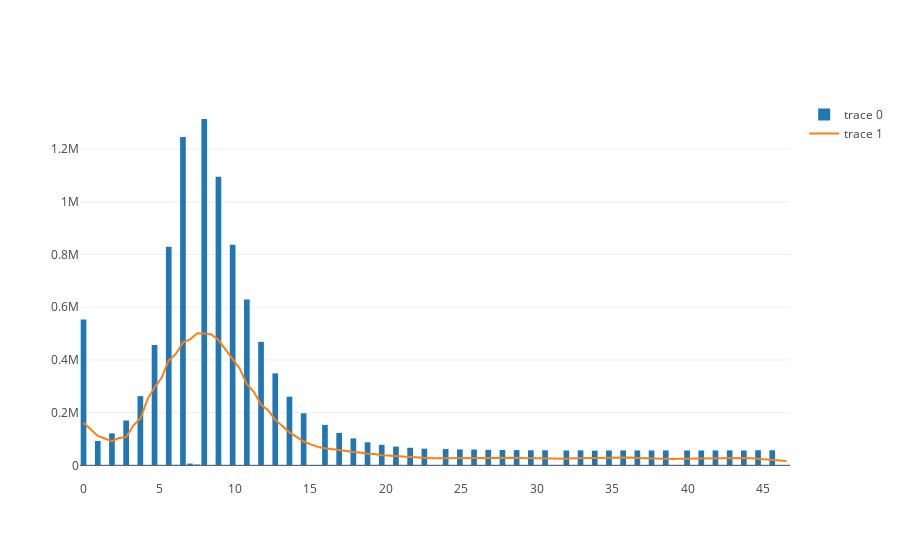
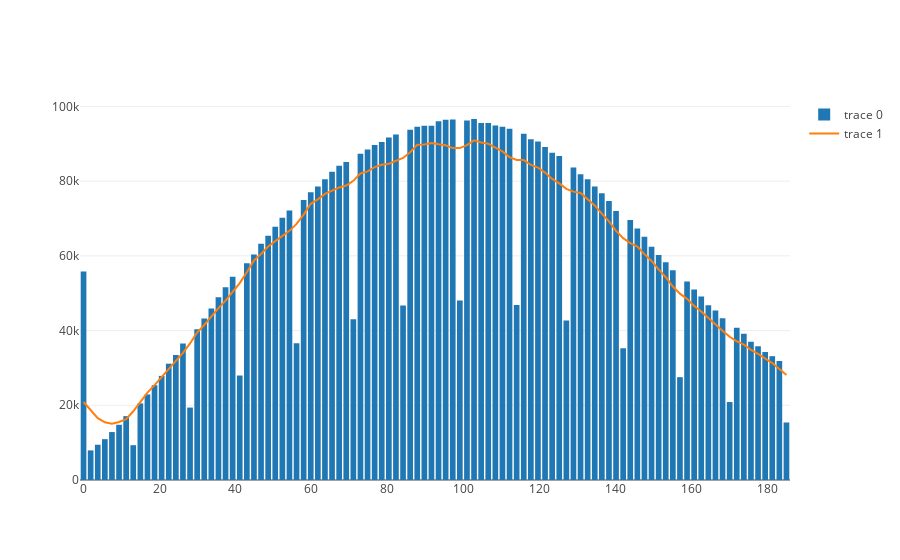
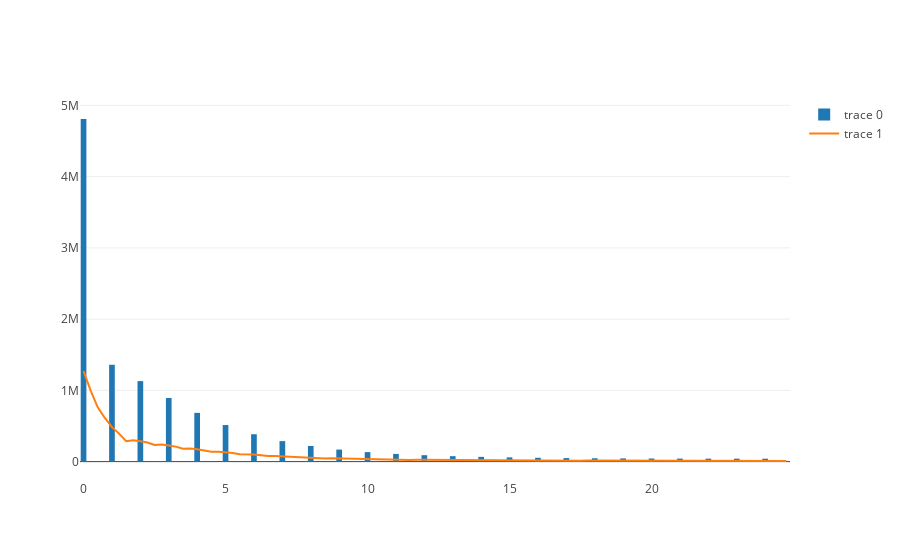
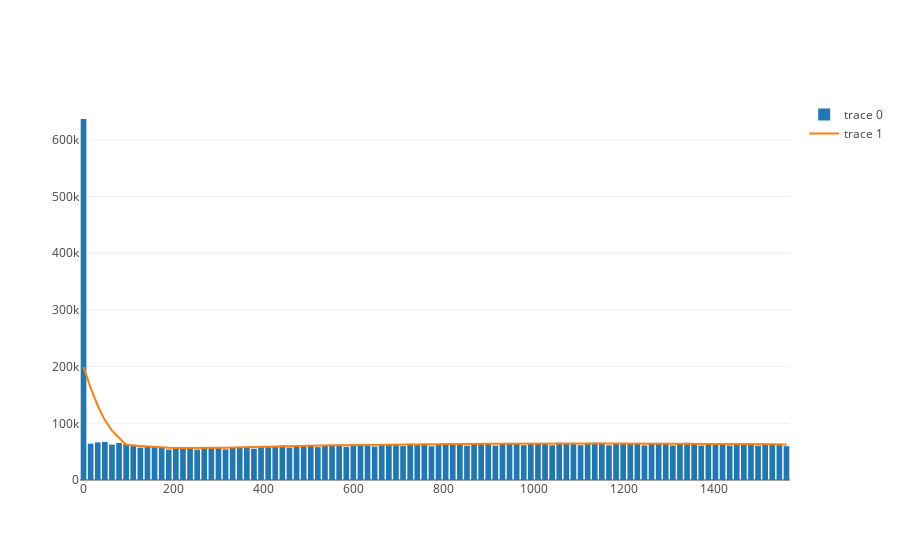

Write notebook code for charts like these, in order.
### Code cell
for dataset_name in ['neurofinder.00.00', 'neurofinder.01.00', 'neurofinder.02.00', 'neurofinder.03.00', 'neurofinder.04.00']:
    trainingData = extractTrainingData(dataset_name, max_T=500, data_dir='/nfs/data3/gergo/Neurofinder_update/', 
                            remove_PCs = None,
                            stamp='')# , force_redo=False)

    input_device = 'cpu'
    train_x = trainingData['train_x'].to(input_device).float()
    train_y = trainingData['train_y'].to(input_device)
    mean_im = trainingData['mean_im'].to(input_device)

    tmp = train_y.contiguous().view(-1).cpu()
    hist, bins = np.histogram(tmp[tmp<np.quantile(tmp, 0.4)], bins=100)

    hist = torch.tensor(hist).to(input_device)
    bins = torch.tensor(bins).to(input_device)

    bin_size = bins[1] - bins[0]
    filter_size = torch.tensor(int(11)).to(input_device) #(5./bin_size).round().int()

    filter_weights = torch.distributions.Normal(loc=filter_size.float()/2., scale=filter_size.float()/4.
                                               ).log_prob(torch.arange(filter_size).float().to(input_device)
                                                         ).exp().to(input_device)
    filter_weights = filter_weights.div(filter_weights.sum()).to(input_device)

    # Gaussian smoothing of histograms
    hist_smooth = torch.nn.functional.conv1d(
        hist.view(1,1,-1).float(), 
        filter_weights.view(1,1,-1), 
        padding=int((filter_size-1)/2))
    
    # Correction for edge effect
    corr_smooth = torch.nn.functional.conv1d(
        torch.ones_like(hist.view(1,1,-1).float()), 
        filter_weights.view(1,1,-1), 
        padding=int((filter_size-1)/2))
    
    hist_smooth = hist_smooth.div(corr_smooth).squeeze()
    
    # Find the peak and the width (to the right) of the peak
    out = OrderedDict()
    out['y_pedestal_loc'] = bins[hist_smooth.argmax()].to(input_device)
    out['y_pedestal_scale'] = (bins[
        (hist_smooth[hist_smooth.argmax():]-(hist_smooth.max()-hist_smooth.min())/2).abs().argmin() 
        + hist_smooth.argmax()]
             - out['y_pedestal_loc']).to(input_device)
    
    print(out)
    import math
    print(filter_size.float()/4.*bin_size, (out['y_pedestal_scale']/math.sqrt(2.*math.log(2.)))) 
    print(((out['y_pedestal_scale']/math.sqrt(2.*math.log(2.))).pow(2) - (filter_size.float()/4.*bin_size).pow(2)).sqrt())

    plt([plt_type.Bar(x=bins, y=hist),
         plt_type.Scatter(x=bins, y=hist_smooth.squeeze())])
